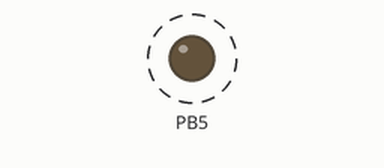
The program below on a simulated ATmega328P, built with avr-gcc and emulated at 8 MHz. On the bench: output pins drawn as LEDs (lit = HIGH). Dashed ring = blinking.

Above: at 0.15 s.
Timing chart, 0 to 3.0 s (numbered marks = the images above):
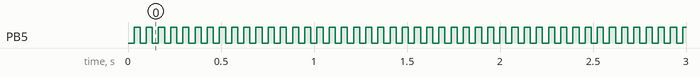

Measured:
- by itself, PB5: alternates HIGH for 0.03 s and LOW for 0.03 s

The program:

main.c
```c
/*
 * TimerCounter.c
 *
 * Created: 10/29/2017 2:43:44 PM
 * Author : user-16
 */

#define F_CPU 8000000UL
#include <avr/io.h>
#include <avr/interrupt.h>

volatile uint8_t timerVariable  = 0;
ISR(TIMER0_OVF_vect){
	timerVariable++;
	if(timerVariable >= 0){
		timerVariable = 0;
		PORTB ^= (1<<PORTB5);
	}
}

int main(void){
	DDRB = 0x20;
	TCCR0B =0x5; // timer clock =I/O clock/256
	TIFR0 = 1<<TOV0; //clear overflow flag
	TIMSK0 = 1<<TOIE0; //enable overflow interrupt
	sei(); //set external interrupt **cli() disable external interrupt
	while(1){

	}

}
```
